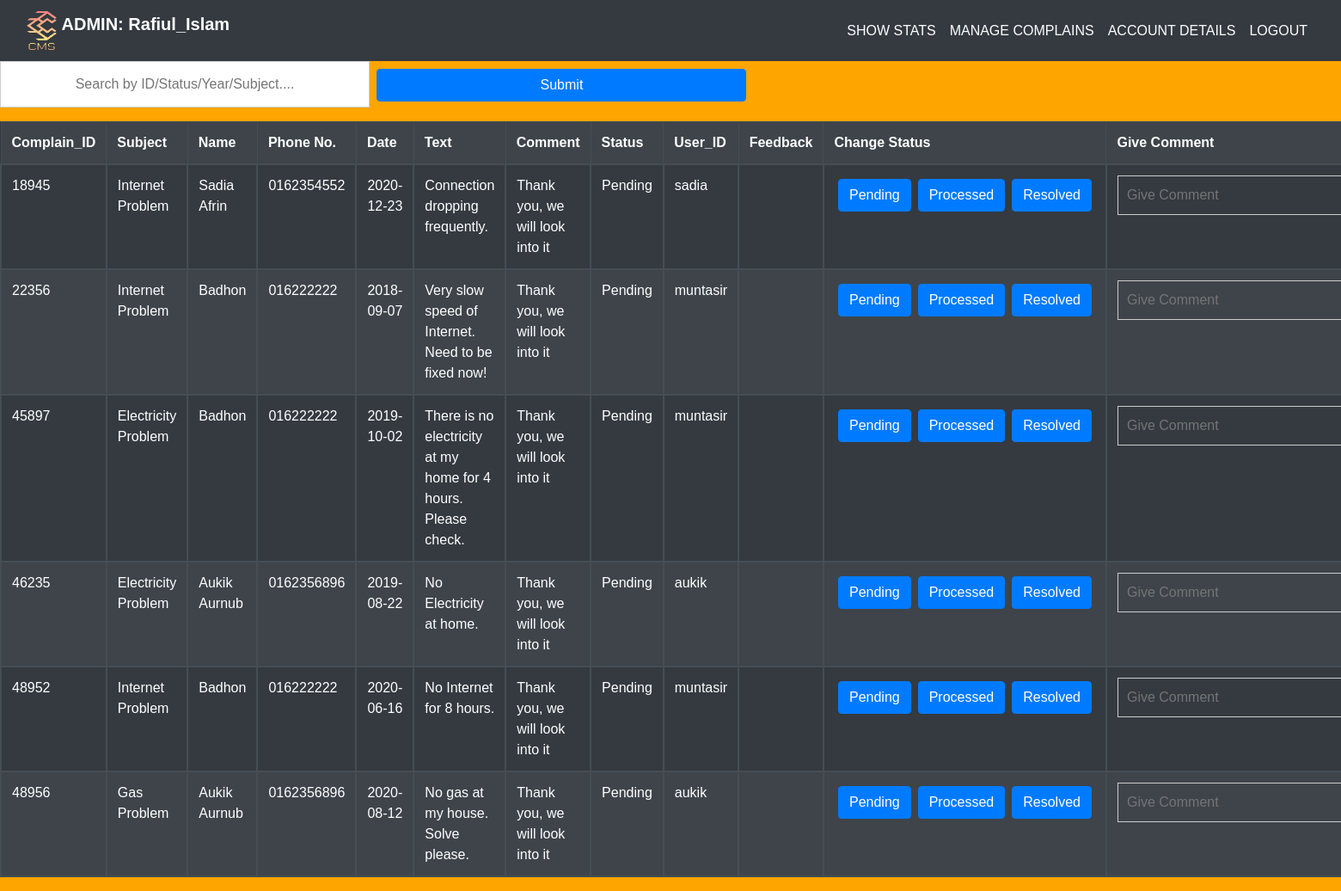
/complain_manage.php (signed in), run on the app's committed database.
### tables this page shows
CREATE TABLE `complain` (
  `Complain_ID` varchar(20) NOT NULL,
  `Subject` varchar(40) NOT NULL,
  `Date` date NOT NULL,
  `Text` varchar(120) NOT NULL,
  `Comment` varchar(60) NOT NULL,
  `Status` varchar(20) NOT NULL,
  `User_ID` varchar(20) NOT NULL,
  `Feedback` varchar(80) NOT NULL
);

CREATE TABLE `user` (
  `id` varchar(20) NOT NULL,
  `email` varchar(40) NOT NULL,
  `name` varchar(40) NOT NULL,
  `password` char(12) NOT NULL
);

CREATE TABLE `phone` (
  `id` varchar(20) NOT NULL,
  `Phone` varchar(20) NOT NULL
);

### complain_manage.php (the view, shortened to what this page needs)
<?php	require './components/header_admin.php'; ?>
<?php
	$complain_data = mysqli_query($conn,'SELECT * FROM ((complain INNER JOIN user ON user.ID = complain.User_ID) INNER JOIN phone ON user.id = phone.id);');
?>
<?php
	echo'
	<table id="search-table" class="table table-dark table-bordered table-striped">
		<tr>
			<th scope="col">Complain_ID</th>
			<th scope="col">Subject</th>
			<th scope="col">Name</th>
			<th scope="col">Phone No.</th>
			<th scope="col">Date</th>
			<th scope="col">Text</th>
			<th scope="col">Comment</th>
			<th scope="col">Status</th>
			<th scope="col">User_ID</th>
			<th scope="col">Feedback</th>
			<th scope="col">Change Status</th>
			<th scope="col">Give Comment</th>
		</tr>
	';
	while($row = mysqli_fetch_array($complain_data))
	{
	echo '
		<tr style="border-width: 2px">
			<td scope="row" style="border-width: 2px">' . $row["Complain_ID"] . '</td>
			<td style="border-width: 2px">' . $row["Subject"] . '</td>
			<td style="border-width: 2px">' . $row["name"] . '</td>
			<td style="border-width: 2px">' . $row["Phone"] . '</td>
			<td style="border-width: 2px">' . $row["Date"] . '</td>
			<td style="border-width: 2px">' . $row["Text"] . '</td>
			<td style="border-width: 2px">' . $row["Comment"] . '</td>
			<td style="border-width: 2px">' . $row["Status"] . '</td>
			<td style="border-width: 2px">' . $row["User_ID"] . '</td>
			<td style="border-width: 2px">' . $row["Feedback"] . '</td>
			<td style="border-width: 2px">
				<form action="complain_manage.php" class="d-flex" method="POST">
					<input type="hidden" name="complain_id" value="'.$row["Complain_ID"].'">
					<button name="status-pending" class="btn btn-primary m-1" type="submit">Pending</button>
					<button name="status-processed" class="btn btn-primary m-1" type="submit">Processed</button>
					<button name="status-resolved" class="btn btn-primary m-1" type="submit">Resolved</button>
				</form>
			</td>
			<td style="border-width: 2px">
				<form action="complain_manage.php" class="d-flex" method="POST">
					<input type="hidden" name="complain_id" value="'.$row["Complain_ID"].'">
					<input type="type" name="feedback" style="background: transparent; border-width: 10; color: white"  placeholder="Give Comment">
					<input type="submit" name="givefeedback" style="display:none" value="givefeedback" />
					</form>
			</td>
		</tr>
	';
	}
?>
<?php
	require'./search_html.php';
	require'./components/footer.php';
?>

### css/style2.css (style rules this page uses)
* { margin: 0;padding: 0;box-sizing: border-box; font-family: 'Montserrat', sans-serif; }
body { background-image: url('image.jpg'); background-repeat: no-repeat; background-size: cover; font-family: "Lato", sans-serif }

### css/style.css (style rules this page uses)
input { width: 430px; margin: 0 auto; padding: 10px; border: 1px solid #ccc; }

### data on the page
complain: Complain_ID "18945", Subject "Internet Problem", User_ID.name "Sadia Afrin", phone.Phone "0162354552", Date "2020-12-23", Text "Connection dropping frequently.", Comment "Thank you, we will look into it", Status "Pending", User_ID "sadia"
complain: Complain_ID "22356", Subject "Internet Problem", User_ID.name "Badhon", phone.Phone "016222222", Date "2018-09-07", Text "Very slow speed of Internet. Need to be fixed now!", Comment "Thank you, we will look into it", Status "Pending", User_ID "muntasir"
complain: Complain_ID "45897", Subject "Electricity Problem", User_ID.name "Badhon", phone.Phone "016222222", Date "2019-10-02", Text "There is no electricity at my home for 4 hours. Please check.", Comment "Thank you, we will look into it", Status "Pending", User_ID "muntasir"
complain: Complain_ID "46235", Subject "Electricity Problem", User_ID.name "Aukik Aurnub", phone.Phone "0162356896", Date "2019-08-22", Text "No Electricity at home.", Comment "Thank you, we will look into it", Status "Pending", User_ID "aukik"
complain: Complain_ID "48952", Subject "Internet Problem", User_ID.name "Badhon", phone.Phone "016222222", Date "2020-06-16", Text "No Internet for 8 hours.", Comment "Thank you, we will look into it", Status "Pending", User_ID "muntasir"
complain: Complain_ID "48956", Subject "Gas Problem", User_ID.name "Aukik Aurnub", phone.Phone "0162356896", Date "2020-08-12", Text "No gas at my house. Solve please.", Comment "Thank you, we will look into it", Status "Pending", User_ID "aukik"

### other printed values
$_SESSION['id'] "Rafiul_Islam"
